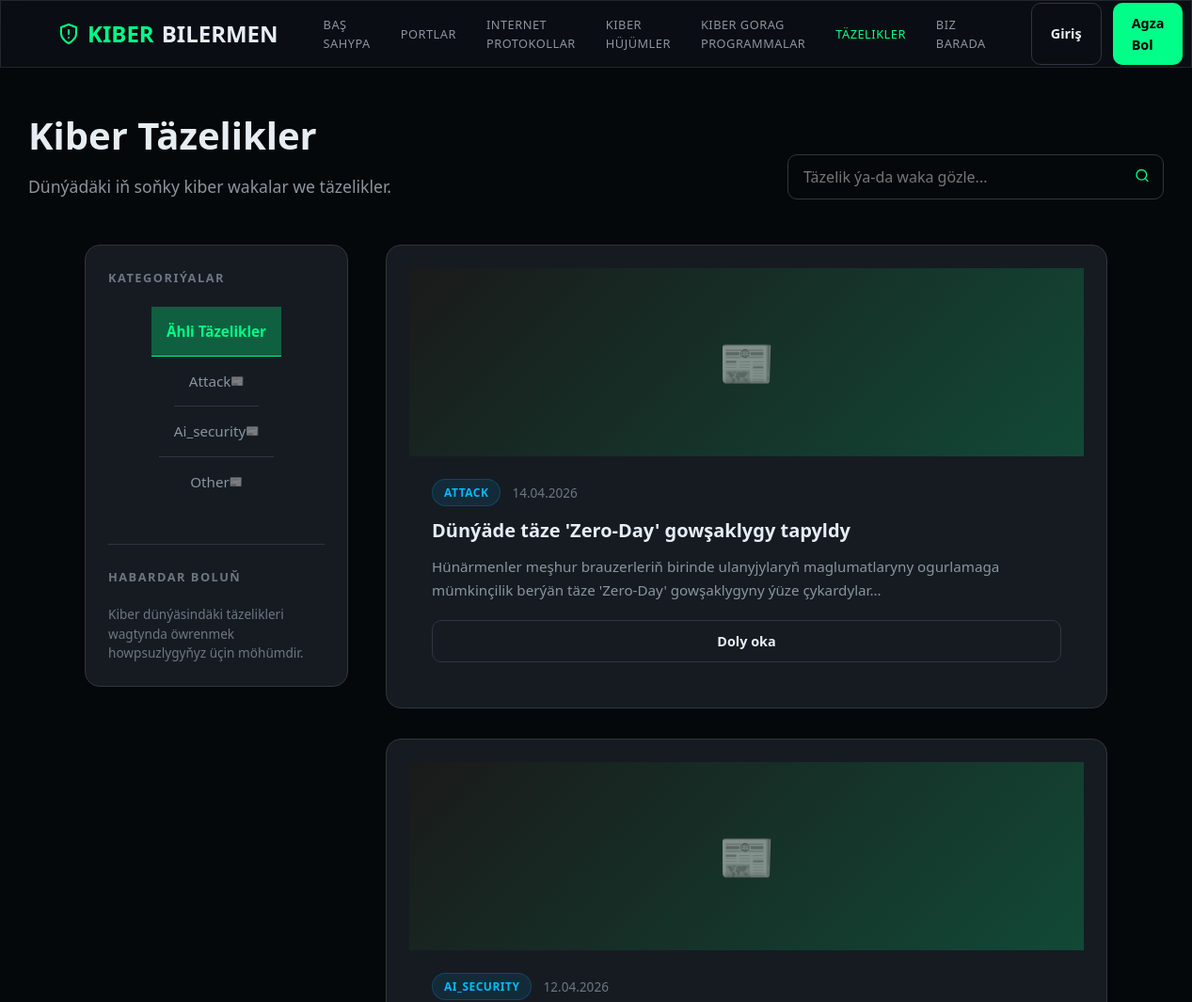
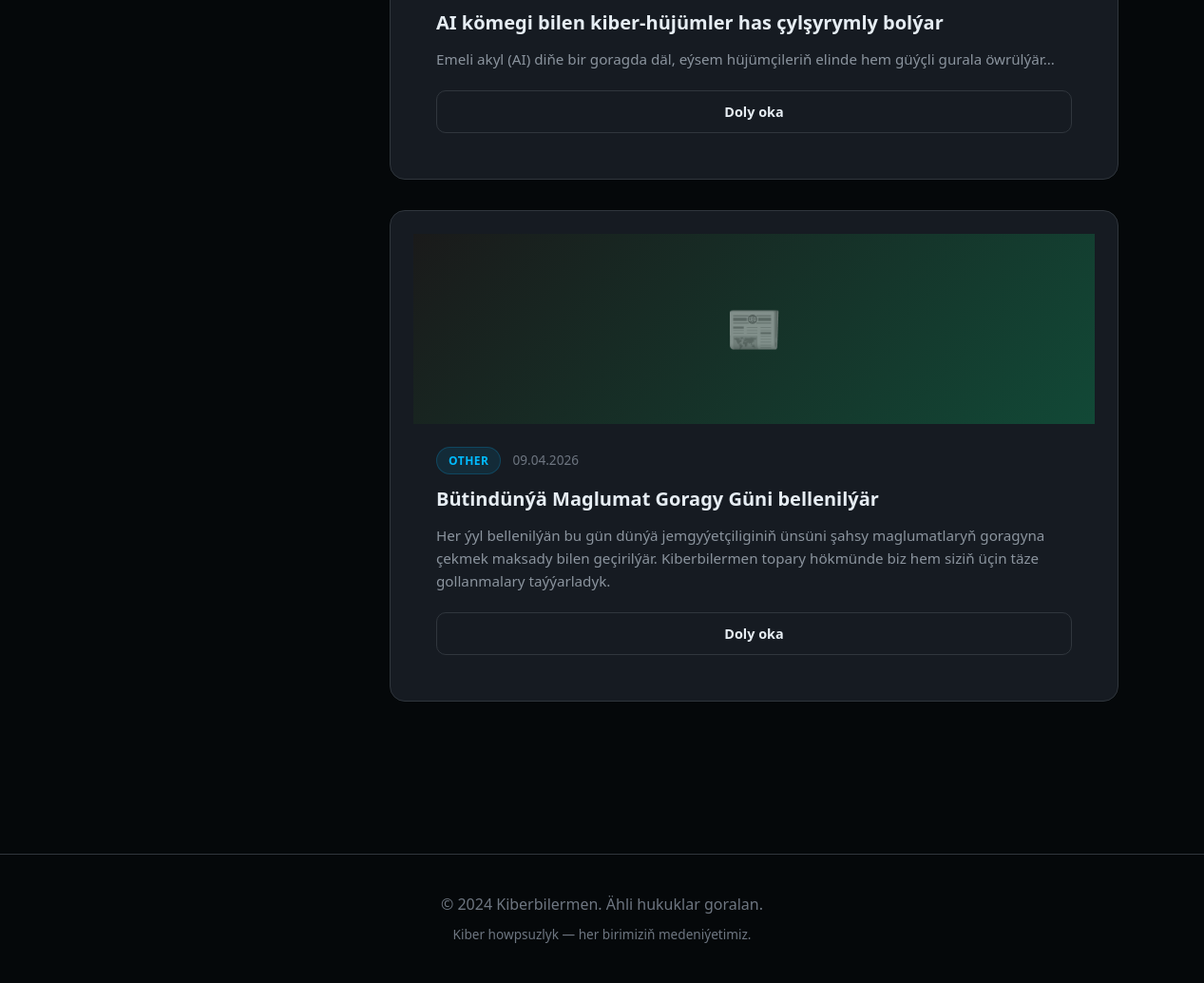
Page /news/ on the committed database (2 pictures, top to bottom).
### news/models.py (models this page shows, shortened)
class NewsCategory(models.Model):
    name = models.CharField(max_length=64, verbose_name="Ady")
    class Meta:
        verbose_name = "Täzelik kategoriýasy"
        verbose_name_plural = "Täzelik kategoriýalary"

class NewsItem(models.Model):
    title = models.CharField(max_length=200, verbose_name="Sözbaşy")
    content = models.TextField(verbose_name="Mazmuny")
    published_at = models.DateField(verbose_name="Çap edilen senesi")
    category = models.ForeignKey(
        NewsCategory,
        on_delete=models.SET_NULL,
        null=True,
        blank=True,
        verbose_name="Kategoriýasy",
        related_name="news"
    )
    image = models.ImageField(upload_to='news/', blank=True, null=True, verbose_name="Surat")
    created_at = models.DateTimeField(auto_now_add=True, verbose_name="Döredilen wagty")
    class Meta:
        ordering = ["-published_at", "-created_at"]
        verbose_name = "Täzelik"
        verbose_name_plural = "Täzelikler"

### news/views.py (the view)
# urls.py: path("", views.news_list, name="list"),
def news_list(request):
    items_list = NewsItem.objects.all().order_by("-published_at")
    category_id = request.GET.get("category")
    query = request.GET.get("q")
    if category_id:
        items_list = items_list.filter(category_id=category_id)
    if query:
        items_list = items_list.filter(title__icontains=query)
    paginator = Paginator(items_list, 9)
    page_number = request.GET.get("page")
    page_obj = paginator.get_page(page_number)
    return render(
        request,
        "news/news_list.html",
        {
            "page_obj": page_obj,
            "categories": NewsCategory.objects.all(),
            "selected_category": category_id or "",
            "q": query or "",
        },
    )

### news/templates/news/news_list.html (shortened to what this page needs)
{% extends "base.html" %}
{% block content %}
<div class="news-page">
    <div style="margin-bottom: 48px;">
        <div style="display: flex; justify-content: space-between; align-items: flex-end; margin-bottom: 24px;">
            <div>
                <h1 style="font-size: 2.5rem; margin-bottom: 8px;">Kiber Täzelikler</h1>
                <p style="color: var(--text-muted); font-size: 1.1rem;">Dünýädäki iň soňky kiber wakalar we täzelikler.</p>
            </div>
            <form method="get" style="width: 400px; position: relative;">
                <input type="text" name="q" value="{{ q }}" placeholder="Täzelik ýa-da waka gözle..." style="width: 100%; padding-right: 50px;">
                <button type="submit" style="position: absolute; right: 5px; top: 50%; transform: translateY(-50%); background: none; border: none; color: var(--primary); cursor: pointer; padding: 10px;">
                    <svg stroke="currentColor" fill="none" stroke-width="2" viewBox="0 0 24 24" stroke-linecap="round" stroke-linejoin="round" height="1.2em" width="1.2em" xmlns="http://www.w3.org/2000/svg"><circle cx="11" cy="11" r="8"></circle><line x1="21" y1="21" x2="16.65" y2="16.65"></line></svg>
                </button>
            </form>
        </div>
    </div>
    <div class="layout-sidebar" style="padding: 0 60px 80px;">
        <aside class="sidebar-panel card glass" style="padding: 24px;">
            <span class="sidebar-title">Kategoriýalar</span>
            <nav class="filter-list">
                <a href="?{% if q %}q={{ q }}&{% endif %}" class="filter-link {% if not selected_category %}active{% endif %}">
                    Ähli Täzelikler
                </a>
                {% for cat in categories %}
                    <a href="?category={{ cat.id }}{% if q %}&q={{ q }}{% endif %}" class="filter-link {% if selected_category == cat.id|stringformat:'i' %}active{% endif %}">
                        {{ cat.name }}
                        <span style="font-size: 0.7rem; opacity: 0.5;">📰</span>
                    </a>
                {% endfor %}
            </nav>
            <div style="margin-top: 40px; padding-top: 24px; border-top: 1px solid var(--border-main);">
                <span class="sidebar-title">Habardar boluň</span>
                <p style="font-size: 0.85rem; color: var(--text-dim); line-height: 1.5;">Kiber dünýäsindäki täzelikleri wagtynda öwrenmek howpsuzlygyňyz üçin möhümdir.</p>
            </div>
        </aside>
        <main>
            <div class="blog-grid" style="grid-template-columns: repeat(auto-fill, minmax(400px, 1fr));">
                {% if page_obj %}
                    {% for item in page_obj %}
                        <article class="card glass blog-card">
                            <div class="blog-thumb">
                                {% if item.image %}
                                    <img src="{{ item.image.url }}" alt="{{ item.title }}">
                                {% else %}
                                    <div class="blog-thumb-placeholder" style="background: linear-gradient(135deg, #1a1a1a, rgba(0, 255, 136, 0.2));">
                                        <span style="font-size: 3rem; opacity: 0.5;">📰</span>
                                    </div>
                                {% endif %}
                            </div>
                            <div class="blog-card-content">
                                <div class="blog-meta">
                                    <span class="badge badge-registered">{{ item.category.name }}</span>
                                    <span style="color: var(--text-dim); font-size: 0.85rem;">{{ item.published_at|date:"d.m.Y" }}</span>
                                </div>
                                <h3 style="margin-bottom: 12px;">{{ item.title }}</h3>
                                <p style="font-size: 0.95rem; margin-bottom: 20px;">{{ item.content|truncatewords:25 }}</p>
                                <div style="margin-top: auto;">
                                    <a href="{% url 'news:detail' item.pk %}" class="btn btn-outline" style="width: 100%; text-align: center; margin-top: auto;">Doly oka</a>
                                </div>
                            </div>
                        </article>
                    {% endfor %}
                {% endif %}
            </div>
        </main>
    </div>
</div>
{% endblock %}

### static/css/index.css (style rules this page uses)
:root { --bg-deep: #05080a; --bg-base: #0d1117; --bg-surface: #161b22; --bg-surface-half: rgba(22, 27, 34, 0.5); --primary: #00ff88; --primary-glow: rgba(0, 255, 136, 0.3); --secondary: #00bbff; --secondary-glow: rgba(0, 187, 255, 0.3); --text-main: #e6edf3; --text-muted: #8b949e; --text-dim: #6e7681; --border-main: #30363d; --border-hover: #484f58; --danger: #ff4b4b; --success: #00ff88; --warning: #ffcc00; --transition-fast: 0.2s cubic-bezier(0.4, 0, 0.2, 1); --transition-base: 0.3s cubic-bezier(0.4, 0, 0.2, 1); --glass-bg: rgba(13, 17, 23, 0.7); --glass-border: rgba(255, 255, 255, 0.1); --shadow-sm: 0 4px 6px -1px rgba(0, 0, 0, 0.3); --shadow-md: 0 10px 15px -3px rgba(0, 0, 0, 0.5); }
* { box-sizing: border-box; margin: 0; padding: 0; }
body { font-family: system-ui, -apple-system, 'Segoe UI', Roboto, Helvetica, Arial, sans-serif, 'Apple Color Emoji', 'Segoe UI Emoji'; background-color: var(--bg-deep); color: var(--text-main); line-height: 1.6; min-height: 100vh; overflow-x: hidden; }
.glass { background: var(--glass-bg); backdrop-filter: blur(12px); -webkit-backdrop-filter: blur(12px); border: 1px solid var(--glass-border); }
.card { background: var(--bg-surface); border: 1px solid var(--border-main); border-radius: 16px; padding: 24px; transition: var(--transition-base); }
nav { display: flex; justify-content: space-between; align-items: center; width: 100%; }
.btn { padding: 10px 20px; border-radius: 10px; font-weight: 600; font-size: 0.9rem; cursor: pointer; transition: var(--transition-base); text-decoration: none; display: inline-flex; align-items: center; justify-content: center; }
.btn-outline { background: transparent; border: 1px solid var(--border-main); color: var(--text-main); }
form { display: flex; flex-direction: column; gap: 20px; }
input { background: var(--bg-deep); border: 1px solid var(--border-main); padding: 12px 16px; border-radius: 10px; color: var(--text-main); font-family: inherit; font-size: 1rem; transition: var(--transition-fast); }
.badge { padding: 4px 12px; border-radius: 20px; font-size: 0.75rem; font-weight: 600; text-transform: uppercase; letter-spacing: 0.5px; display: inline-flex; align-items: center; gap: 4px; }
.badge-registered { background: rgba(0, 187, 255, 0.1); color: var(--secondary); border: 1px solid rgba(0, 187, 255, 0.2); }
.blog-grid { display: grid; grid-template-columns: repeat(auto-fill, minmax(320px, 1fr)); gap: 32px; }
.blog-card { display: flex; flex-direction: column; overflow: hidden; transition: var(--transition-base); }
.blog-thumb { height: 200px; width: 100%; position: relative; overflow: hidden; }
.blog-thumb-placeholder { width: 100%; height: 100%; background: linear-gradient(45deg, var(--bg-deep), var(--bg-surface)); display: flex; align-items: center; justify-content: center; color: var(--text-dim); }
.blog-card-content { padding: 24px; flex: 1; display: flex; flex-direction: column; }
.blog-meta { font-size: 0.8rem; color: var(--text-dim); margin-bottom: 12px; display: flex; gap: 12px; align-items: center; }
.blog-card-content h3 { font-size: 1.25rem; margin-bottom: 12px; line-height: 1.4; }
.blog-card-content p { font-size: 0.95rem; line-height: 1.6; color: var(--text-muted); margin-bottom: auto; }
.layout-sidebar { display: grid; grid-template-columns: 280px 1fr; gap: 40px; align-items: start; }
.sidebar-panel { position: sticky; top: 100px; }
.sidebar-title { font-size: 0.8rem; font-weight: 700; color: var(--text-dim); text-transform: uppercase; letter-spacing: 1.5px; margin-bottom: 20px; display: block; }
.filter-list { list-style: none; display: flex; flex-direction: column; }
.filter-link { color: var(--text-muted); text-decoration: none; font-size: 0.95rem; padding: 14px 16px; transition: var(--transition-fast); display: flex; justify-content: space-between; align-items: center; border-bottom: 1px solid var(--border-main); text-align: left; }
.filter-link:last-child { border-bottom: none; }
.filter-link.active { background: var(--primary-glow); color: var(--primary); font-weight: 600; border-bottom-color: var(--primary); }

### rows in the picture
NewsCategory: name "Attack"
NewsCategory: name "Ai_security"
NewsCategory: name "Other"
NewsItem: category.name "ATTACK", published_at "14.04.2026", title "Dünýäde täze 'Zero-Day' gowşaklygy tapyldy", content "Hünärmenler meşhur brauzerleriň birinde ulanyjylaryň maglumatlaryny ogurlamaga mümkinçilik berýän täze 'Zero-Day' gowşaklygyny ýüze çykardylar..."
NewsItem: category.name "AI_SECURITY", published_at "12.04.2026", title "AI kömegi bilen kiber-hüjümler has çylşyrymly bolýar", content "Emeli akyl (AI) diňe bir goragda däl, eýsem hüjümçileriň elinde hem güýçli gurala öwrülýär..."
NewsItem: category.name "OTHER", published_at "09.04.2026", title "Bütindünýä Maglumat Goragy Güni bellenilýär", content "Her ýyl bellenilýän bu gün dünýä jemgyýetçiliginiň ünsüni şahsy maglumatlaryň goragyna çekmek maksady bilen geçirilýär. Kiberbilermen topary hökmünde biz hem siziň üçin täze gollanmalary taýýarladyk."
